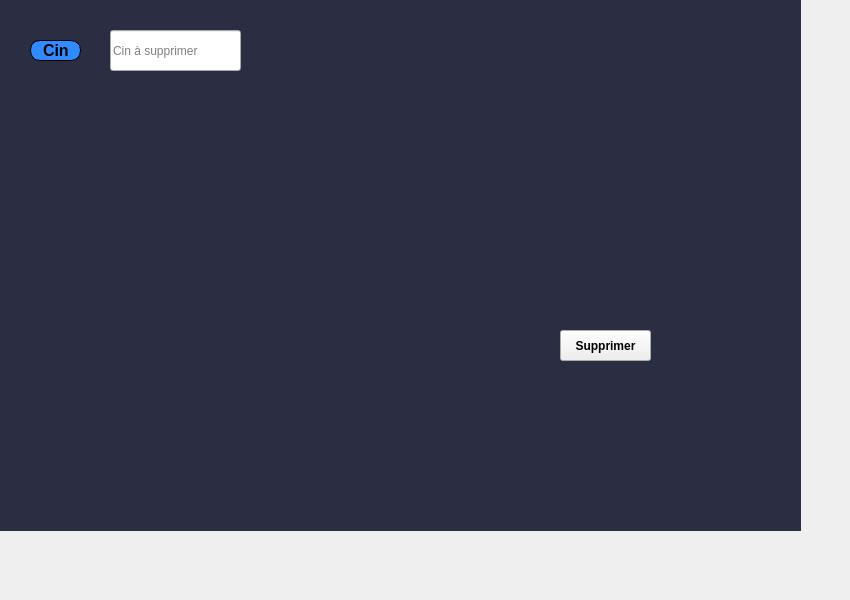
     <widget class="QWidget" name="Supprimer">
      <attribute name="title">
       <string>Supprimer</string>
      </attribute>
      <widget class="QLabel" name="label_9">
       <property name="geometry">
        <rect>
         <x>-40</x>
         <y>-60</y>
         <width>841</width>
         <height>591</height>
        </rect>
       </property>
       <property name="styleSheet">
        <string notr="true">background-color: rgb(43, 45, 66);</string>
       </property>
       <property name="text">
        <string/>
       </property>
       <property name="pixmap">
        <pixmap resource="ressources.qrc">:/images/img/imf.jpg</pixmap>
       </property>
      </widget>
      <widget class="QPushButton" name="pb_supprimer">
       <property name="geometry">
        <rect>
         <x>560</x>
         <y>330</y>
         <width>91</width>
         <height>31</height>
        </rect>
       </property>
       <property name="font">
        <font>
         <family>Arial</family>
         <pointsize>9</pointsize>
         <weight>75</weight>
         <italic>false</italic>
         <bold>true</bold>
        </font>
       </property>
       <property name="styleSheet">
        <string notr="true">#pb_supprimer{
font: bold, &quot;Arial&quot;;;     background-color: qlineargradient(x1: 0, y1: 0, x2: 0, y2: 1,
                                       stop: 0 #dadbde, stop: 1 #f6f7fa);
}
pb_supprimer:pressed {
font: bold, &quot;Arial&quot;;;     background-color: qlineargradient(x1: 0, y1: 0, x2: 0, y2: 1,
                                       stop: 0 #dadbde, stop: 1 #fff07b);}</string>
       </property>
       <property name="text">
        <string>Supprimer</string>
       </property>
       <property name="icon">
        <iconset resource="ressources.qrc">
         <normaloff>:/images/img/PP.png</normaloff>:/images/img/PP.png</iconset>
       </property>
      </widget>
      <widget class="QLabel" name="label_14">
       <property name="geometry">
        <rect>
         <x>30</x>
         <y>40</y>
         <width>51</width>
         <height>21</height>
        </rect>
       </property>
       <property name="font">
        <font>
         <family>Arial</family>
         <pointsize>12</pointsize>
         <weight>75</weight>
         <italic>false</italic>
         <bold>true</bold>
        </font>
       </property>
       <property name="styleSheet">
        <string notr="true">border: 1px solid black;
border-radius: 10px;
padding: 0 8px;
background: #318aff;
font: bold, &quot;Arial&quot;;;
text-align:center;</string>
       </property>
       <property name="text">
        <string>Cin</string>
       </property>
      </widget>
      <widget class="QLineEdit" name="lineEdit_Supprimer">
       <property name="geometry">
        <rect>
         <x>110</x>
         <y>30</y>
         <width>131</width>
         <height>41</height>
        </rect>
       </property>
       <property name="styleSheet">
        <string notr="true"/>
       </property>
       <property name="placeholderText">
        <string>Cin à supprimer</string>
       </property>
      </widget>
     </widget>
